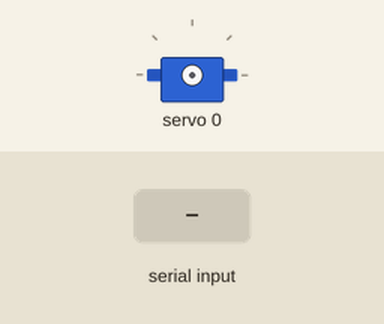
A sketch run on a simulated Arduino Uno, built with avr-gcc and run on an emulated ATmega328P. On the bench: servo. The inputs (shaded band) are chosen by the test bench. What the sketch prints to the serial monitor is not drawn.

Above: at 1.2 s.
1.3 s: byte 79 (OPEN) received over Serial
At 2.23 s:
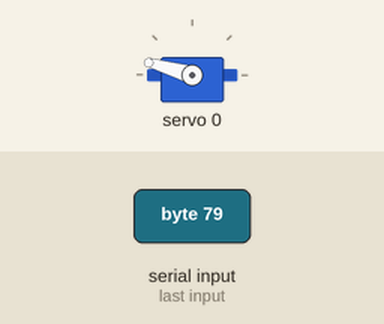
At 3.7 s:
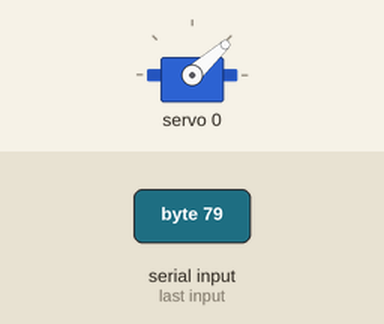
4.3 s: byte 67 (CLOSED) received over Serial
At 4.75 s:
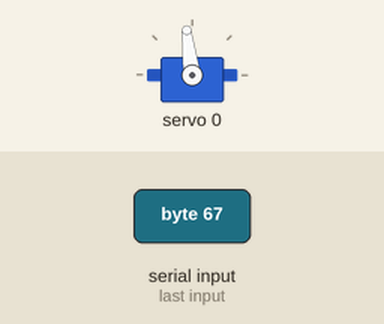
Timing chart, 0 to 7.3 s (numbered marks = the images above; inputs shaded):
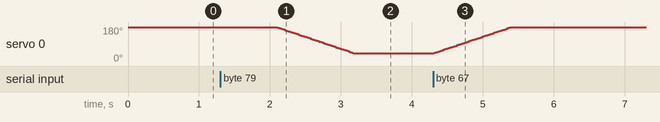

The sketch:

motor_control.ino
```cpp
#include <Wire.h>
#include <Adafruit_PWMServoDriver.h>


#define SERVO_MIN  200 // 'minimum' pulse length count (out of 4096)
#define SERVO_MAX  700 // 'maximum' pulse length count (out of 4096)

#define OPEN        0x4F
#define CLOSED      0x43
#define STOP        0x53


Adafruit_PWMServoDriver pwm = Adafruit_PWMServoDriver();

uint8_t servonum = 0;
uint16_t pulselen = SERVO_MIN;


void finger_close(){
  for (pulselen = SERVO_MIN; pulselen < SERVO_MAX; pulselen++) {
    pwm.setPWM(servonum, 0, pulselen);
    delay(3);
  }
}


void finger_open(){
  for (pulselen = SERVO_MAX; pulselen > SERVO_MIN; pulselen--) {
    pwm.setPWM(servonum, 0, pulselen);
    delay(3);
  }
}


void setup(){
  Serial.begin(115200);
  Serial.println("Configuring servo motor");

  pwm.begin();
  pwm.begin();
  pwm.setPWMFreq(50);  // Analog servos run at ~60 Hz updates

  delay(10);

  Serial.println("Once connected, enter character(s) that you wish to send");
}


void loop(){
  while (Serial.available()){
    // Delay to wait for enough input, since we have a limited transmission buffer
    uint8_t ch;
    ch = Serial.read();
    if (ch == OPEN){
      finger_open();
      delay(500);
    }
    else if (ch == CLOSED) {
      finger_close();
      delay(500);
    }
    else if (ch == 0x52){
      pwm.setPWM(0, 0, 205);
    }
  }
}
```

Measured:
- after the input at 1.3 s, servo 0: moves from 180° to 42° over 1.1 s, starting after 0.79 s
- after the input at 4.3 s, servo 0: moves from 42° to 180° over 1.1 s, starting at once
